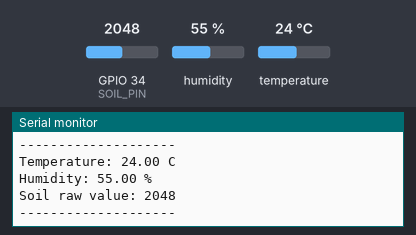
Recording of a sketch running on a simulated ESP32. Parts: the last lines printed to the serial monitor. Inputs (shaded band) come from the test bench; at power-on: humidity 55 %, GPIO 34 (SOIL_PIN) = 2048, temperature 24 °C.

Above: at 2.8 s.
2.9 s: humidity set to 22 %
At 4.8 s:
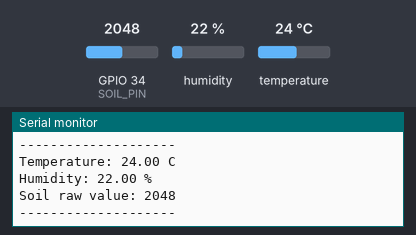
5.6 s: GPIO 34 (SOIL_PIN) set to 2866
At 6.6 s:
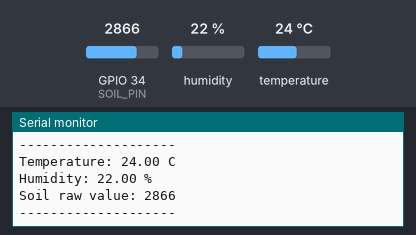
8.3 s: temperature set to 12 °C
11.0 s: GPIO 34 (SOIL_PIN) set to 3603
At 13.1 s:
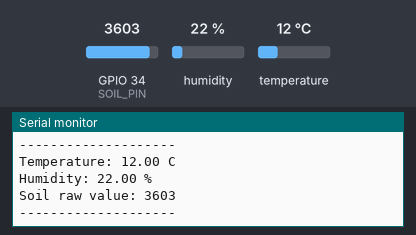
13.7 s: humidity set to 40 %
At 14.9 s:
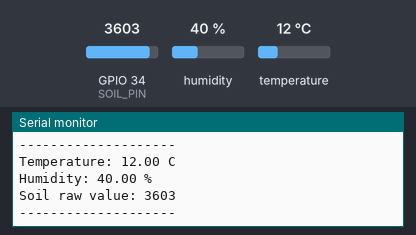
Timing chart, 0 to 16.7 s (numbered marks = the images above; inputs shaded):
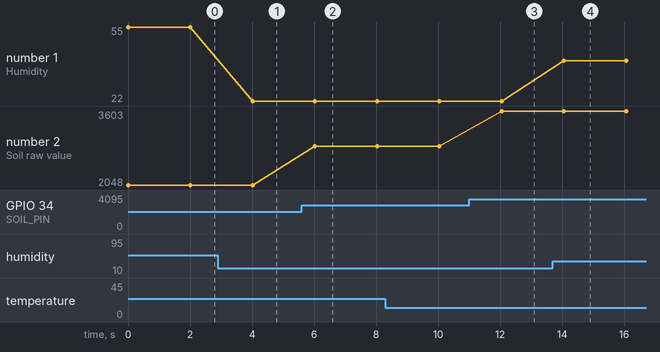

The sketch:

Agri_Sensor_Test.ino
```cpp
#include "DHT.h"

#define DHTPIN 4
#define DHTTYPE DHT22
#define SOIL_PIN 34

DHT dht(DHTPIN, DHTTYPE);

void setup() {
  Serial.begin(115200);
  dht.begin();
  Serial.println("AGRI Sensor Test Started");
}

void loop() {
  float humidity = dht.readHumidity();
  float temperature = dht.readTemperature();
  int soilValue = analogRead(SOIL_PIN);

  Serial.print("Temperature: ");
  Serial.print(temperature);
  Serial.println(" C");

  Serial.print("Humidity: ");
  Serial.print(humidity);
  Serial.println(" %");

  Serial.print("Soil raw value: ");
  Serial.println(soilValue);

  Serial.println("--------------------");
  delay(2000);
}
```

Measured:
- after the input at 2.9 s, the serial monitor: prints a new line after 1.1 s (image 1)
- after the input at 5.6 s, the serial monitor: prints a new line after 0.43 s (image 2)
- after the input at 11.0 s, the serial monitor: prints a new line after 1.0 s (image 3)
- after the input at 13.7 s, the serial monitor: prints a new line after 0.36 s (image 4)
- plotted number 1: 55 → 22 after the input at 2.9 s, 22 → 40 after the input at 13.7 s
- plotted number 2: 2048 → 2866 after the input at 5.6 s, 2866 → 3603 after the input at 11.0 s
